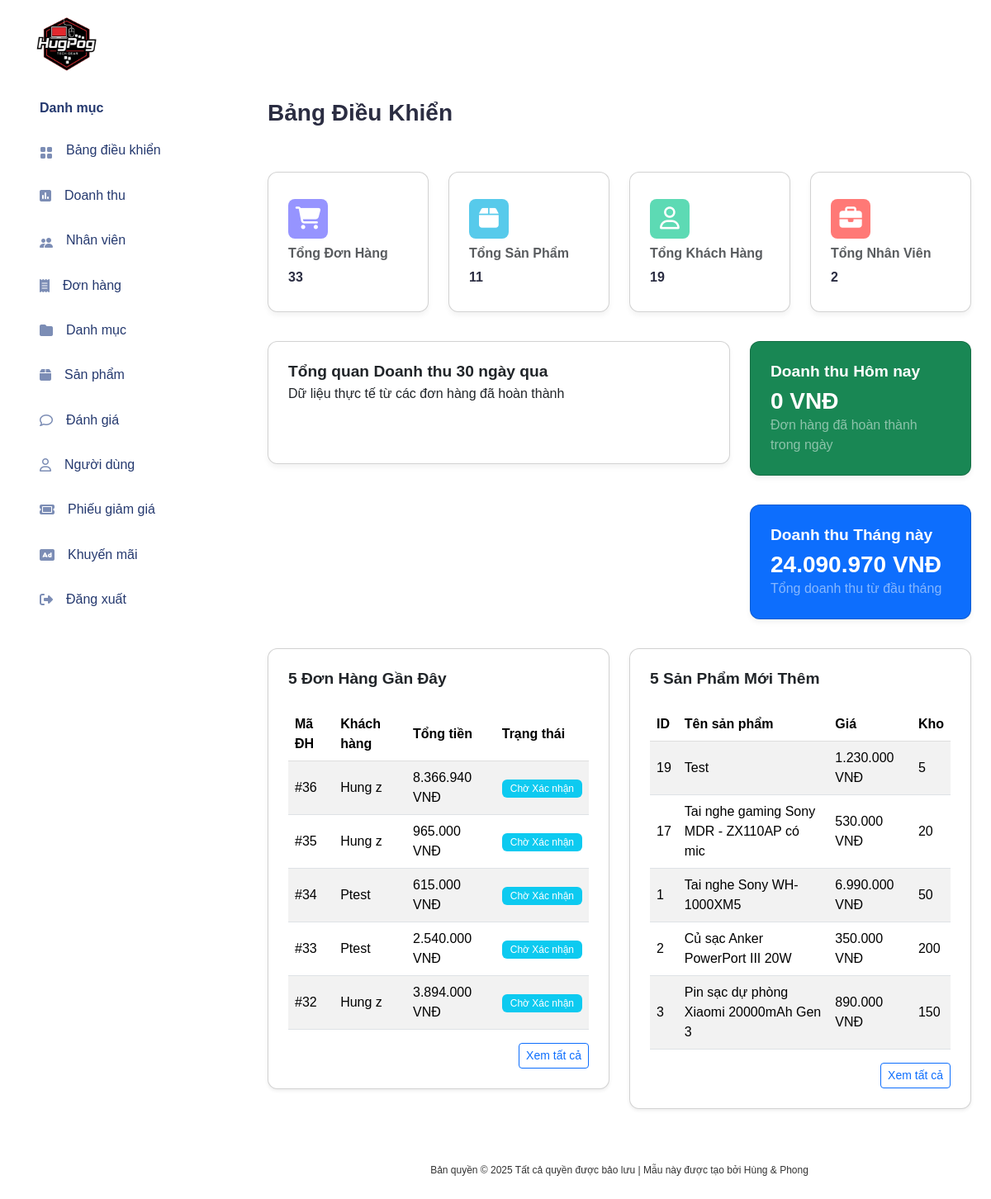
/public/admin/dashboard.php (signed in), run on the app's committed database.
### tables this page shows
CREATE TABLE `orders` (
  `id` int(11) NOT NULL,
  `user_id` int(11) NOT NULL,
  `customer_name` varchar(100) NOT NULL,
  `shipping_address` text NOT NULL,
  `phone` varchar(20) NOT NULL,
  `voucher_id` int(11) DEFAULT NULL,
  `voucher_code` varchar(50) DEFAULT NULL,
  `discount_amount` decimal(15,2) DEFAULT 0.00,
  `total_amount` decimal(15,2) NOT NULL,
  `status` enum('Chờ Xác nhận','Đã Xác nhận','Đang giao','Đã giao','Thành công','Đã hủy') NOT NULL DEFAULT 'Chờ Xác nhận',
  `created_at` datetime DEFAULT current_timestamp(),
  `updated_at` datetime DEFAULT current_timestamp() ON UPDATE current_timestamp()
);

CREATE TABLE `users` (
  `id` int(11) NOT NULL,
  `username` varchar(50) NOT NULL,
  `email` varchar(100) NOT NULL,
  `password_hash` varchar(255) NOT NULL,
  `full_name` varchar(100) DEFAULT NULL,
  `phone` varchar(20) DEFAULT NULL,
  `address` text DEFAULT NULL,
  `birth_date` date DEFAULT NULL,
  `rank` enum('silver','gold','diamond') DEFAULT 'silver',
  `total_spent` decimal(15,2) DEFAULT 0.00,
  `status` enum('active','locked') DEFAULT 'active',
  `created_at` datetime DEFAULT current_timestamp()
);

CREATE TABLE `products` (
  `id` int(11) NOT NULL,
  `category_id` int(11) DEFAULT NULL,
  `name` varchar(200) NOT NULL,
  `brand` varchar(100) DEFAULT NULL,
  `description` text DEFAULT NULL,
  `price` decimal(15,2) NOT NULL,
  `stock` int(11) NOT NULL DEFAULT 0,
  `image_url` varchar(255) DEFAULT NULL,
  `status` enum('active','inactive') DEFAULT 'active',
  `created_at` datetime DEFAULT current_timestamp()
);

### view/admin/dashboard.php (the view, shortened to what the rows shown need)
<?php
function format_currency_vn($amount)
{
    if (!is_numeric($amount)) return '0 VNĐ';
    return number_format($amount, 0, ',', '.') . ' VNĐ';
}
?>
<!DOCTYPE html>
<html lang="en">
<head>
    <link href="https://cdn.jsdelivr.net/npm/bootstrap@5.3.2/dist/css/bootstrap.min.css" rel="stylesheet">
    <link href="https://cdn.jsdelivr.net/npm/bootstrap-icons@1.11.1/font/bootstrap-icons.css" rel="stylesheet">
    <link href="https://cdn.jsdelivr.net/npm/perfect-scrollbar@1.5.5/css/perfect-scrollbar.css" rel="stylesheet">
    <link href="https://cdnjs.cloudflare.com/ajax/libs/font-awesome/6.4.2/css/all.min.css" rel="stylesheet">
    <link rel="stylesheet" href="<?php echo BASE_URL; ?>public/css/style.css">
    <link rel="stylesheet" href="<?php echo BASE_URL; ?>public/css/app.css">
</head>
<body>
    <div id="app">
        <?php include __DIR__ . '../../layout/sidebar.php'; ?>
        <div id="main" class="p-4">
            <section class="section">
                <div class="row">
                    <div class="col-lg-6">
                        <div class="card shadow-sm">
                            <div class="card-body">
                                <div class="table-responsive">
                                    <table class="table table-striped table-hover">
                                        <thead>
                                            <tr>
                                                <th>Mã ĐH</th>
                                                <th>Khách hàng</th>
                                                <th>Tổng tiền</th>
                                                <th>Trạng thái</th>
                                            </tr>
                                        </thead>
                                        <tbody>
                                            <?php if (!empty($recent_orders)): ?>
                                                <?php foreach ($recent_orders as $order): ?>
                                                    <tr>
                                                        <td>#<?= htmlspecialchars($order['id']) ?></td>
                                                        <td><?= htmlspecialchars($order['full_name']) ?></td>
                                                        <td><?= format_currency_vn($order['total_amount']) ?></td>
                                                        <td><?= display_order_status($order['status']) ?></td>
                                                    </tr>
                                                <?php endforeach; ?>
                                            <?php else: ?>
                                                <tr>
                                                    <td colspan="4" class="text-center">Chưa có đơn hàng nào gần đây.</td>
                                                </tr>
                                            <?php endif; ?>
                                        </tbody>
                                    </table>
                                </div>
                            </div>
                        </div>
                    </div>
                    <div class="col-lg-6">
                        <div class="card shadow-sm">
                            <div class="card-body">
                                <div class="table-responsive">
                                    <table class="table table-striped table-hover">
                                        <thead>
                                            <tr>
                                                <th>ID</th>
                                                <th>Tên sản phẩm</th>
                                                <th>Giá</th>
                                                <th>Kho</th>
                                            </tr>
                                        </thead>
                                        <tbody>
                                            <?php if (!empty($recent_products)): ?>
                                                <?php foreach ($recent_products as $product): ?>
                                                    <tr>
                                                        <td><?= htmlspecialchars($product['id']) ?></td>
                                                        <td><?= htmlspecialchars($product['name']) ?></td>
                                                        <td><?= format_currency_vn($product['price']) ?></td>
                                                        <td><?= number_format($product['stock']) ?></td>
                                                    </tr>
                                                <?php endforeach; ?>
                                            <?php else: ?>
                                                <tr>
                                                    <td colspan="4" class="text-center">Không có sản phẩm mới nào gần đây.</td>
                                                </tr>
                                            <?php endif; ?>
                                        </tbody>
                                    </table>
                                </div>
                            </div>
                        </div>
                    </div>
                </div>
            </section>
        </div>
    </div>
</body>
</html>

### public/admin/dashboard.php (shortened to what the rows shown need)
<?php
$dashboardController = new DashboardController();
$data = $dashboardController->getDashboardData();
$recent_orders = $data['recent_orders'];
$recent_products = $data['recent_products'];
function display_order_status($status) {
    $map = [
        'Chờ Xác nhận' => 'info',
        'Đã Xác nhận' => 'primary',
        'Đang giao' => 'warning',
        'Thành công' => 'success',
        'Đã hủy' => 'danger',
    ];
    $class = $map[$status] ?? 'secondary';
    return "<span class='badge bg-{$class}'>" . htmlspecialchars($status) . "</span>";
}
include __DIR__ . '/../../view/admin/dashboard.php';

### data on the page
orders: id "36", user.full_name "Hung z", total_amount "8.366.940 VNĐ", status "Chờ Xác nhận"
orders: id "35", user.full_name "Hung z", total_amount "965.000 VNĐ", status "Chờ Xác nhận"
orders: id "34", user.full_name "Ptest", total_amount "615.000 VNĐ", status "Chờ Xác nhận"
orders: id "33", user.full_name "Ptest", total_amount "2.540.000 VNĐ", status "Chờ Xác nhận"
orders: id "32", user.full_name "Hung z", total_amount "3.894.000 VNĐ", status "Chờ Xác nhận"
products: id "19", name "Test", price "1.230.000 VNĐ", stock "5"
products: id "17", name "Tai nghe gaming Sony MDR - ZX110AP có mic", price "530.000 VNĐ", stock "20"
products: id "1", name "Tai nghe Sony WH-1000XM5", price "6.990.000 VNĐ", stock "50"
products: id "2", name "Củ sạc Anker PowerPort III 20W", price "350.000 VNĐ", stock "200"
products: id "3", name "Pin sạc dự phòng Xiaomi 20000mAh Gen 3", price "890.000 VNĐ", stock "150"

### other printed values
$total_orders "33"
$total_products "11"
$total_users "19"
$total_staff "2"
format_currency_vn($total_revenue_today) "0 VNĐ"
format_currency_vn($total_revenue_month) "24.090.970 VNĐ"
